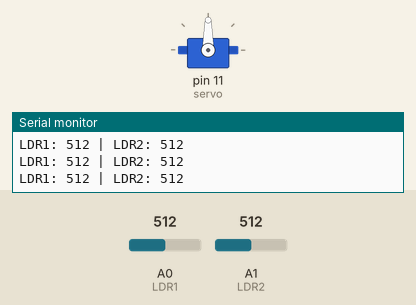
Recording of a sketch running on a simulated Arduino Uno, built with avr-gcc and run on an emulated ATmega328P. On the bench: servo, the last lines printed to the serial monitor. The inputs (shaded band) are chosen by the test bench; at power-on: A0 (LDR1) = 512, A1 (LDR2) = 512.

Above: at 2.2 s.
2.3 s: A0 (LDR1) set to 530
At 2.9 s:
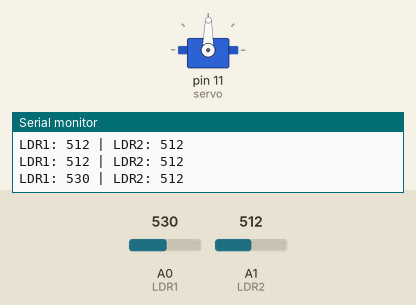
5.3 s: A0 (LDR1) set to 511
At 6.3 s:
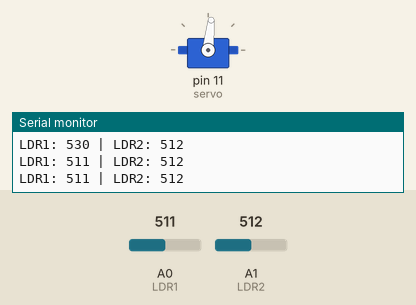
6.8 s: A1 (LDR2) set to 483
At 9.7 s:
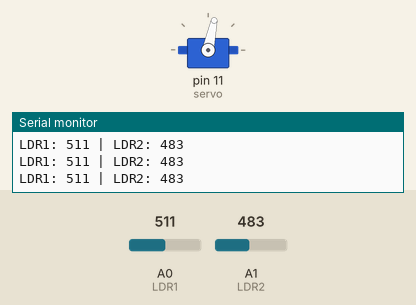
9.8 s: A1 (LDR2) set to 716
12.8 s: A1 (LDR2) set to 306
Timing chart, 0 to 27.0 s (numbered marks = the images above; inputs shaded):
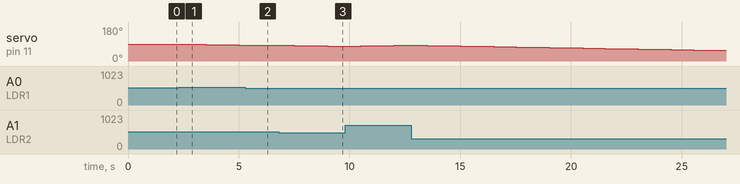

Measured:
- after the input at 2.3 s, servo on pin 11 (servo): moves from 90° to 84° over 2.5 s, starting after 0.20 s
- after the input at 5.3 s, servo on pin 11 (servo): stays 84° (without the input it goes to 83° after 0.21 s)
- after the input at 6.8 s, servo on pin 11 (servo): moves from 84° to 78° over 2.5 s, starting after 0.21 s

The sketch:

Intelligent_Solar_Tracking_System.ino
```cpp
#include <Servo.h>
#define LDR1 A0
#define LDR2 A1
#define error 10
int Spoint = 90;
Servo servo;

void setup()
{
  Serial.begin(9600);
  servo.attach(11);
  servo.write(Spoint);
  delay(1000);
}
void loop()
{
  int ldr1 = analogRead(LDR1);
  int ldr2 = analogRead(LDR2);
  Serial.print("LDR1: ");
  Serial.print(ldr1);
  Serial.print(" | LDR2: ");
  Serial.println(ldr2);

  int value1 = abs(ldr1 - ldr2);

  if (value1 > error)
  {
    if (ldr1 > ldr2) Spoint--;
    if (ldr1 < ldr2) Spoint++;
  }
  servo.write(Spoint);
  delay(500);
}
```
